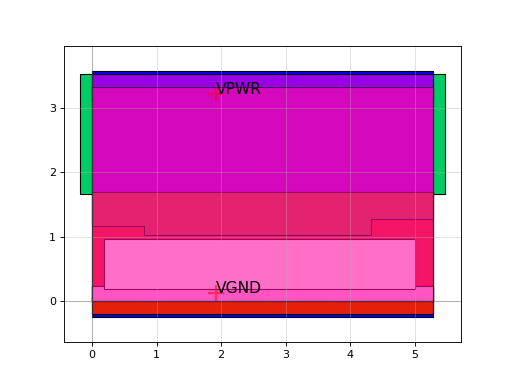

This chart was generated by the following Python code:
import sky130

c = sky130.components.sky130_fd_sc_hs__clkdlyinv5sd3_1()
c.plot()
